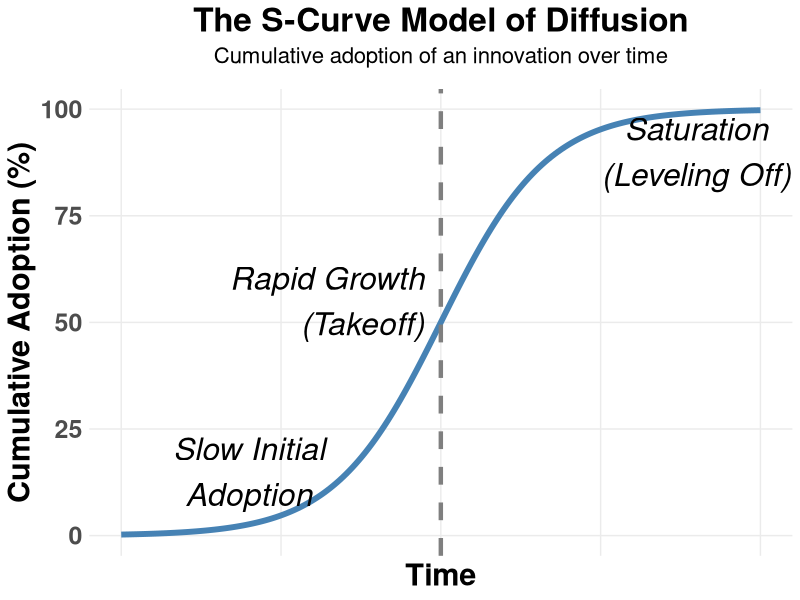
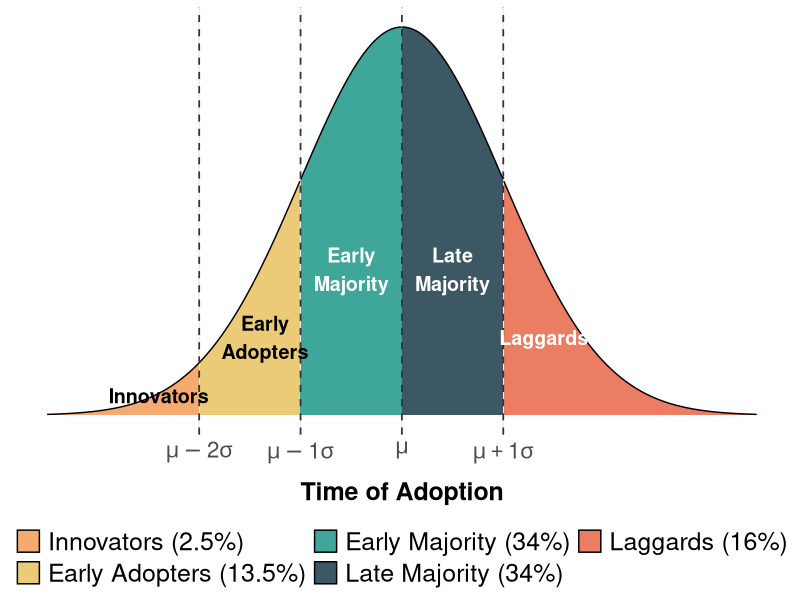
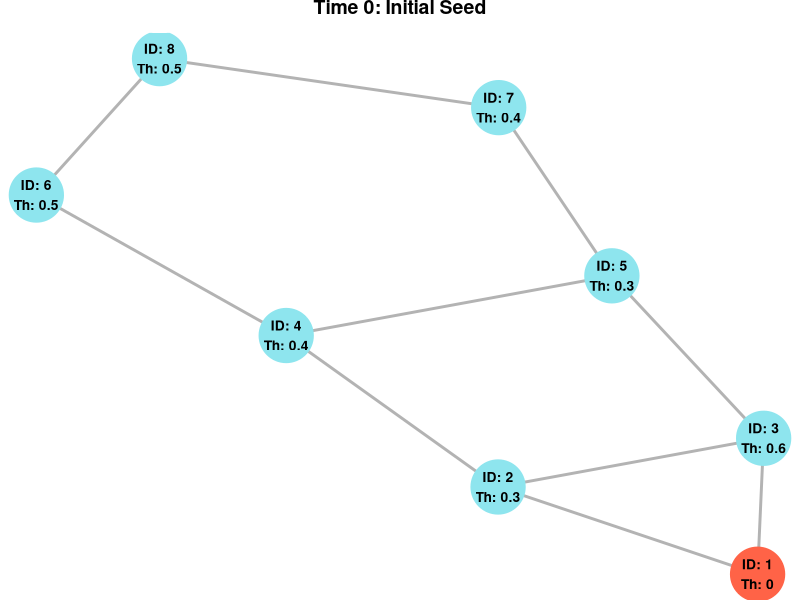
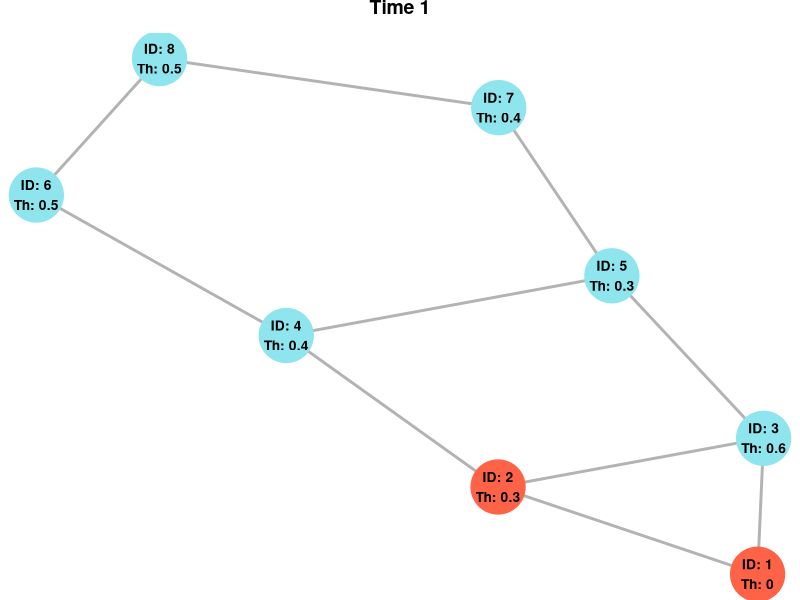
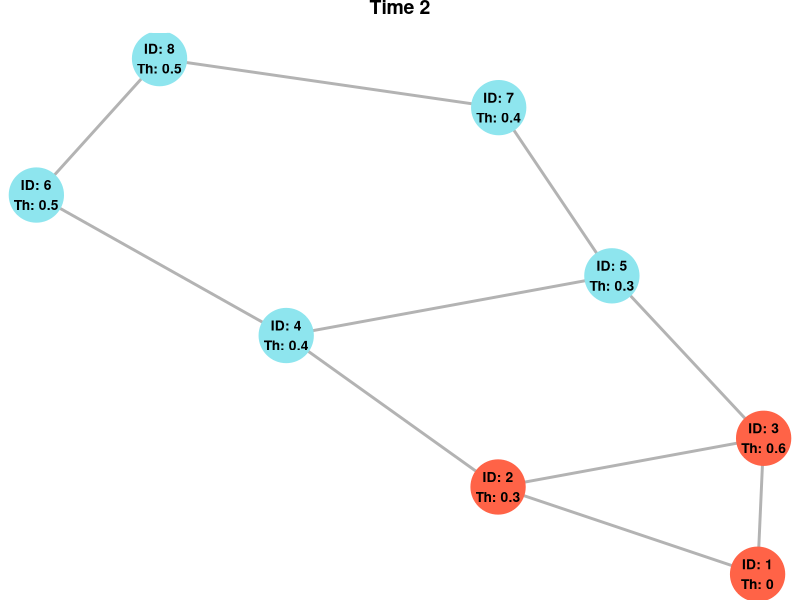
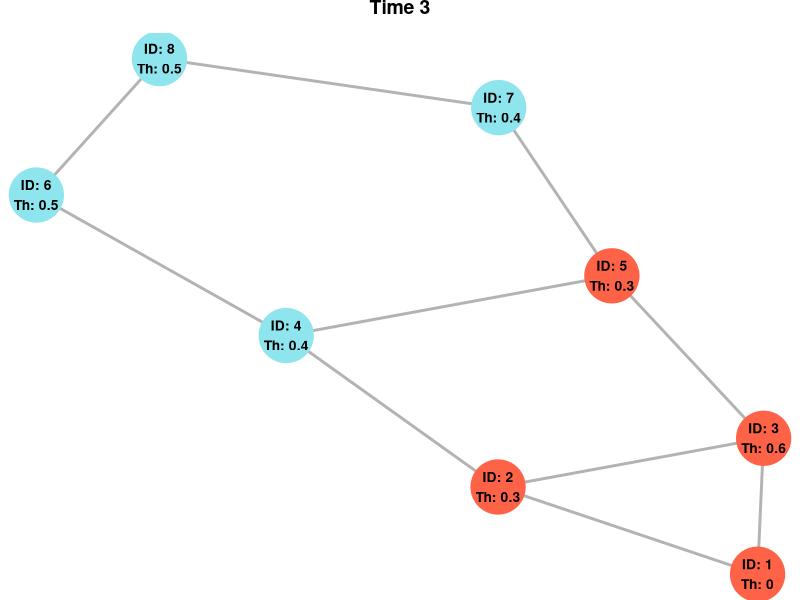
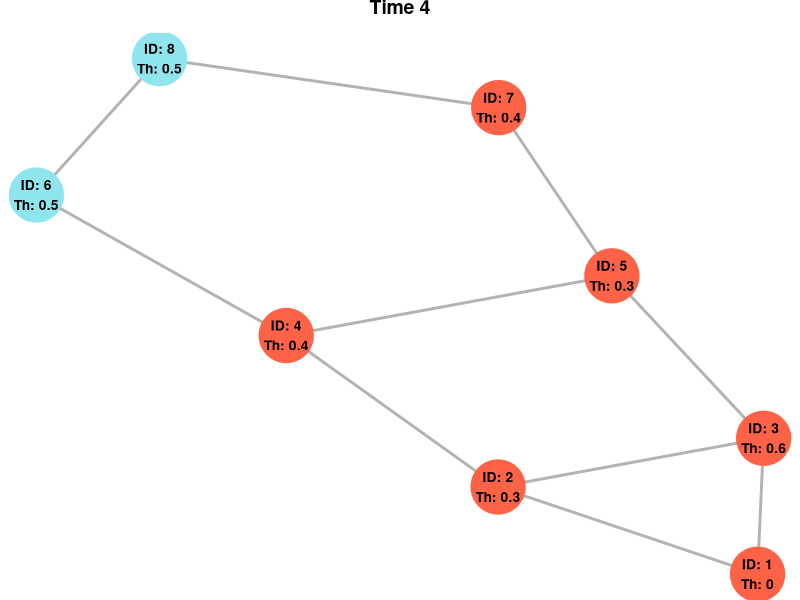
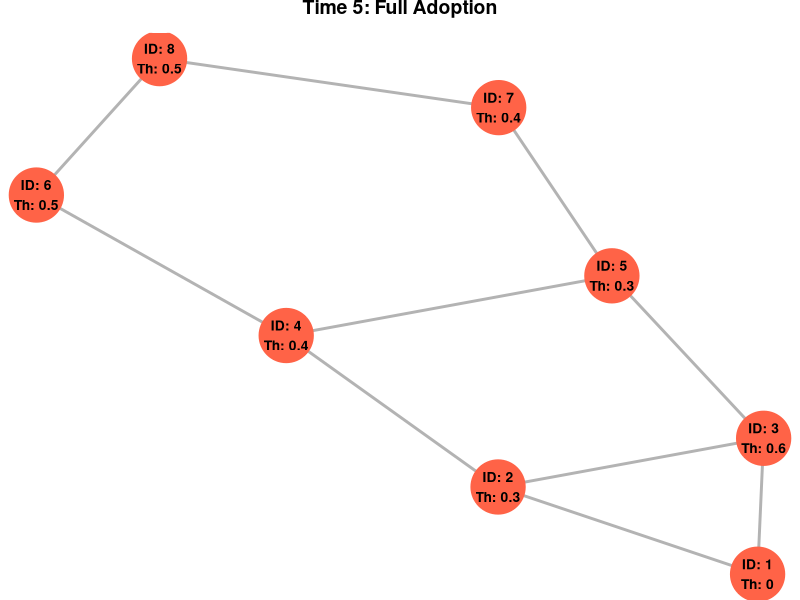

Write R code to recreate these figures, in order.
## ---- chunk 1
#| label: fig-scurve
#| fig-cap: "The S-Curve Diffusion Model."
#| fig-cap-location: bottom
#| fig-height: 10
#| fig-width: 10
library(ggplot2)

# 1. Generate the data using a logistic function
# Formula: f(t) = L / (1 + exp(-k * (t - t0)))
time_points <- seq(0, 10, length.out = 200)

L <- 100     # Market capacity or maximum adoption (100%)
k <- 1.2     # Steepness / growth rate of diffusion
t0 <- 5      # The inflection point (time of maximum growth rate)

# Calculate the cumulative adoption (the S-curve)
adoption <- L / (1 + exp(-k * (time_points - t0)))

# Create a data frame
diffusion_data <- data.frame(
  Time = time_points,
  Cumulative_Adoption = adoption
)

# 2. Plot the S-Curve using ggplot2
ggplot(diffusion_data, aes(x = Time, y = Cumulative_Adoption)) +
  geom_line(color = "steelblue", size = 2) +
  
  # Add a vertical dashed line at the inflection point
  geom_vline(xintercept = t0, linetype = "dashed", color = "gray50", size = 1.5) +
  
  # Add annotations to explain the phases of the curve
  annotate("text", x = 2, y = 15, label = "Slow Initial\nAdoption", 
           color = "black", fontface = "italic", size = 8) +
  annotate("text", x = 4.75, y = 55, label = "Rapid Growth\n(Takeoff)", 
           color = "black", fontface = "italic", size = 8, hjust = 1) +
  annotate("text", x = 9, y = 90, label = "Saturation\n(Leveling Off)", 
           color = "black", fontface = "italic", size = 8) +
  
  # Labels and theming
  labs(title = "The S-Curve Model of Diffusion",
       subtitle = "Cumulative adoption of an innovation over time",
       x = "Time",
       y = "Cumulative Adoption (%)") +
  theme_minimal() +
  theme(
    plot.title = element_text(hjust = 0.5, face = "bold", size = 24),
    plot.subtitle = element_text(hjust = 0.5, size = 16, margin = margin(b = 15)),
    axis.title = element_text(face = "bold", size = 22),
    # Remove the arbitrary numeric labels on the x-axis for a more conceptual look
    axis.text.x = element_blank(),
    axis.text.y = element_text(size = 18, face = "bold"),
    axis.ticks.x = element_blank(),
    panel.grid.minor = element_blank()
  )

## ---- chunk 2
#| label: fig-rogers
#| fig-cap: "Rogers's Classification of Adopters Based on Time to Adoption."
#| fig-cap-location: bottom
#| fig-height: 10
#| fig-width: 10
library(dplyr)
# 1. Generate the normal distribution data
# Create a sequence of x values from -3.5 to 3.5 (representing standard deviations)
x <- seq(-3.5, 3.5, length.out = 1000)
y <- dnorm(x) # Calculate the exact height of the normal curve for each x
df <- data.frame(x = x, y = y)

# 2. Segment the data into Rogers's categories
df <- df %>%
  mutate(category = case_when(
    x < -2 ~ "Innovators (2.5%)",
    x >= -2 & x < -1 ~ "Early Adopters (13.5%)",
    x >= -1 & x < 0 ~ "Early Majority (34%)",
    x >= 0 & x < 1 ~ "Late Majority (34%)",
    x >= 1 ~ "Laggards (16%)"
  )) %>%
  # Convert to a factor to lock in the left-to-right order for the legend
  mutate(category = factor(category, levels = c(
    "Innovators (2.5%)",
    "Early Adopters (13.5%)",
    "Early Majority (34%)",
    "Late Majority (34%)",
    "Laggards (16%)"
  )))

# 3. Create the ggplot
ggplot(df, aes(x = x, y = y, fill = category)) +
  # Draw the filled segments
  geom_area(alpha = 0.9, color = "black", linewidth = 0.5) +
  
  # Add vertical dashed lines at the standard deviation thresholds
  geom_vline(xintercept = c(-2, -1, 0, 1), linetype = "dashed", color = "gray20", linewidth = 0.6) +
  
  # Apply a custom, distinct color palette
  scale_fill_manual(values = c(
    "Innovators (2.5%)"      = "#F4A261", # Sandy Orange
    "Early Adopters (13.5%)" = "#E9C46A", # Yellow/Gold
    "Early Majority (34%)"   = "#2A9D8F", # Teal
    "Late Majority (34%)"    = "#264653", # Dark Blue/Green
    "Laggards (16%)"         = "#E76F51"  # Burnt Orange/Red
  )) +
  
  # Format the X-axis to show Standard Deviation mathematical notation
  scale_x_continuous(
    breaks = c(-2, -1, 0, 1),
    labels = c(expression(mu - 2*sigma), 
               expression(mu - 1*sigma), 
               expression(mu), 
               expression(mu + 1*sigma))
  ) +
  
  # Add labels and titles
  labs(
    x = "Time of Adoption",
    y = NULL,
  ) +
  
  # Clean up the theme (removing arbitrary Y-axis numbers to keep it conceptual)
  theme_minimal() +
  theme(
    axis.text.y = element_blank(),
    axis.ticks.y = element_blank(),
    panel.grid.major.y = element_blank(),
    panel.grid.minor.y = element_blank(),
    panel.grid.minor.x = element_blank(),
    
    # Typography
    axis.title.x = element_text(face = "bold", margin = margin(t = 10), size = 18),
    axis.text.x = element_text(size = 16),
    
    # Move legend to the bottom
    legend.position = "bottom",
    legend.title = element_blank(),
    legend.text = element_text(size = 18)
  ) + 
  
  # Add in-plot text annotations for the larger chunks
    annotate("text", x = -2.4, y = 0.02, label = "Innovators", color = "black", fontface = "bold", size = 5) +
    annotate("text", x = -1.35, y = 0.08, label = "Early\nAdopters", color = "black", fontface = "bold", size = 5) +
    annotate("text", x = -0.5, y = 0.15, label = "Early\nMajority", color = "white", fontface = "bold", size = 5) +
    annotate("text", x = 0.5,  y = 0.15, label = "Late\nMajority", color = "white", fontface = "bold", size = 5) +
    annotate("text", x = 1.4, y = 0.08, label = "Laggards", color = "white", fontface = "bold", size = 5) + guides(fill = guide_legend(nrow = 2))
## ---- chunk 3
#| label: fig-valente
#| fig-cap: "."
#| fig-cap-location: bottom
#| fig-height: 12
#| fig-width: 12

library(igraph)
library(ggraph)

# Install required packages if you don't have them:
# install.packages(c("igraph", "ggraph", "patchwork"))

# ---------------------------------------------------------
# 1. Define the Network and Thresholds
# ---------------------------------------------------------
# Create a small, interconnected graph
edges <- data.frame(
  from = c(1, 1, 2, 2, 3, 4, 4, 5, 6, 7),
  to   = c(2, 3, 3, 4, 5, 5, 6, 7, 8, 8)
)
g <- graph_from_data_frame(edges, directed = FALSE)

# Assign a personal threshold to each node. 
# This is the PROPORTION of neighbors that must adopt before this node adopts.
# Node 1 is our seed (threshold 0).
V(g)$threshold <- c(0.00,  # Node 1 (Seed)
                    0.30,  # Node 2
                    0.60,  # Node 3 (Resistant, needs 60% of friends)
                    0.40,  # Node 4
                    0.30,  # Node 5
                    0.50,  # Node 6
                    0.40,  # Node 7
                    0.50)  # Node 8

# Create a label for the plot that shows Node ID and its Threshold
V(g)$label <- paste0("ID: ", V(g)$name, "\nTh: ", V(g)$threshold)

# ---------------------------------------------------------
# 2. Simulate Valente's Adoption Process
# ---------------------------------------------------------
# Initialize Time 0 (Only the seed node has adopted)
V(g)$state_t0 <- ifelse(V(g)$name == "1", "Adopted", "Unadopted")

# Function to calculate the next time step based on Valente's rules
simulate_step <- function(g, current_state_attr, next_state_attr) {
  states <- vertex_attr(g, current_state_attr)
  new_states <- states
  
  for (v in V(g)) {
    if (states[v] == "Unadopted") {
      neighbors <- neighbors(g, v)
      if (length(neighbors) > 0) {
        # Calculate the proportion of neighbors who have adopted
        adopted_count <- sum(states[neighbors] == "Adopted")
        prop_adopted <- adopted_count / length(neighbors)
        
        # If the proportion meets or exceeds the threshold, the node adopts
        if (prop_adopted >= V(g)$threshold[v]) {
          new_states[v] <- "Adopted"
        }
      }
    }
  }
  # Save the new states to the graph
  g <- set_vertex_attr(g, next_state_attr, value = new_states)
  return(g)
}

# Run the simulation for 5 time steps
g <- simulate_step(g, "state_t0", "state_t1")
g <- simulate_step(g, "state_t1", "state_t2")
g <- simulate_step(g, "state_t2", "state_t3")
g <- simulate_step(g, "state_t3", "state_t4")
g <- simulate_step(g, "state_t4", "state_t5")

# ---------------------------------------------------------
# 3. Plotting the Simulation
# ---------------------------------------------------------
# Generate a FIXED layout so the nodes don't move around between plots
set.seed(123) 
fixed_layout <- create_layout(g, layout = "fr")

# Helper function to generate identical plots for different time steps
plot_time_step <- function(graph_data, state_column, title) {
  # Map the specific time step state to a standard column for plotting
  graph_data$current_state <- graph_data[[state_column]]
  
  ggraph(graph_data) +
    geom_edge_link(color = "gray70", width = 1) +
    geom_node_point(aes(color = current_state), size = 18) +
    geom_node_text(aes(label = label), size = 3.5, color = "black", fontface = "bold") +
    scale_color_manual(values = c("Adopted" = "tomato", "Unadopted" = "cadetblue2"),
                       drop = FALSE) + # Keep colors consistent even if all are adopted
    labs(title = title) +
    theme_void() +
    theme(legend.position = "none",
          plot.title = element_text(hjust = 0.5, face = "bold", size = 14, margin = margin(b=10)))
}

# Generate the 6 plots
plot_time_step(fixed_layout, "state_t0", "Time 0: Initial Seed")
plot_time_step(fixed_layout, "state_t1", "Time 1")
plot_time_step(fixed_layout, "state_t2", "Time 2")
plot_time_step(fixed_layout, "state_t3", "Time 3")
plot_time_step(fixed_layout, "state_t4", "Time 4")
plot_time_step(fixed_layout, "state_t5", "Time 5: Full Adoption")

# # Combine them into a 2x3 grid using patchwork
# combined_plot <- (p0 | p1 | p2) / (p3 | p4 | p5) +
#   plot_annotation(
#     title = "Valente's Network Threshold Model of Diffusion",
#     subtitle = "Nodes adopt when the proportion of their adopted neighbors meets or exceeds their threshold (Th).",
#     theme = theme(plot.title = element_text(size = 18, face = "bold", hjust = 0.5),
#                   plot.subtitle = element_text(size = 12, hjust = 0.5))
#   )

# # Display the final plot
# combined_plot
## ---- chunk 4
#| label: fig-simplex
#| fig-cap: "Illustrating the difference between simplex and complex contagion."
#| fig-cap-location: bottom
#| fig-height: 8
#| fig-width: 8
#| fig-subcap:
#|   - 
#|   -  
#| layout-ncol: 1
# ---------------------------------------------------------
# 1. Prepare Data for Simple Contagion (Threshold = 1)
# ---------------------------------------------------------
nodes_simple <- data.frame(
  name = c("Ego", "A1", "A2", "A3"),
  state = c("Newly Adopted", "Active Adopter", "Inactive", "Inactive")
)

edges_simple <- data.frame(
  from = c("A1", "A2", "A3"),
  to = c("Ego", "Ego", "Ego"),
  type = c("Transmitting", "Dormant", "Dormant")
)

g_simple <- graph_from_data_frame(edges_simple, directed = TRUE, vertices = nodes_simple)

# ---------------------------------------------------------
# 2. Prepare Data for Complex Contagion (Threshold = 2)
# ---------------------------------------------------------
nodes_complex <- data.frame(
  name = c("Ego", "A1", "A2", "A3"),
  state = c("Newly Adopted", "Active Adopter", "Active Adopter", "Inactive")
)

edges_complex <- data.frame(
  from = c("A1", "A2", "A3"),
  to = c("Ego", "Ego", "Ego"),
  type = c("Transmitting", "Transmitting", "Dormant")
)

g_complex <- graph_from_data_frame(edges_complex, directed = TRUE, vertices = nodes_complex)

# ---------------------------------------------------------
# 3. Define a Fixed Layout & Plotting Function
# ---------------------------------------------------------
# Ego at center, Alters arranged in a triangle around Ego
layout_mat <- matrix(c(
   0.000,  0.0,  # Ego (Center)
   0.000,  1.0,  # A1 (Top)
   0.866, -0.5,  # A2 (Bottom Right)
  -0.866, -0.5   # A3 (Bottom Left)
), ncol = 2, byrow = TRUE)

# Custom function to keep plot styling consistent
plot_contagion <- function(g, title, subtitle) {
  ggraph(g, layout = layout_mat) +
    # Draw edges with different styles based on whether they are transmitting
    geom_edge_link(aes(color = type, linetype = type),
                   arrow = arrow(length = unit(5, 'mm'), type = "closed"),
                   end_cap = circle(12, 'mm'),
                   width = 1.5) +
    # Draw nodes
    geom_node_point(aes(color = state), size = 24) +
    geom_node_text(aes(label = name), color = "white", fontface = "bold", size = 5) +
    
    # Custom color palettes
    scale_color_manual(values = c("Active Adopter" = "firebrick", 
                                  "Newly Adopted" = "darkorange", 
                                  "Inactive" = "gray80")) +
    scale_edge_color_manual(values = c("Transmitting" = "firebrick", 
                                       "Dormant" = "gray80")) +
    scale_edge_linetype_manual(values = c("Transmitting" = "solid", 
                                          "Dormant" = "dashed")) +
    
    # Titles and formatting
    labs(title = title, subtitle = subtitle) +
    theme_graph() + xlim(-1, 1) + ylim(-1, 1.1) +
    theme(plot.title = element_text(hjust = 0.5, face = "bold", size = 20),
          plot.subtitle = element_text(hjust = 0.5, size = 14, margin = margin(b = 15)),
          legend.position = "none") # Hide legends for cleaner individual plots
}

# ---------------------------------------------------------
# 4. Generate and Combine Plots
# ---------------------------------------------------------
plot_contagion(
  g_simple, 
  "Simplex Contagion", 
  "1 exposure is enough to transmit\n(e.g., Information, Disease)"
)

plot_contagion(
  g_complex, 
  "Complex Contagion", 
  "Multiple exposures required to transmit\n(e.g., Behavior, Innovation)"
)
